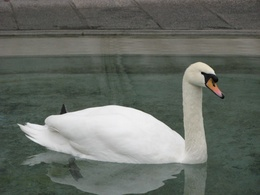
%> input picture Negative/1.jpg, 260 x 195 px, shrunk from 768 x 576 before the run
$ octave Median_Filter.m   (GNU Octave 9; MATLAB toolbox functions it lacks are replaced by stand-ins)
%> lines starting %> are read from the running program, lines starting %| are printed output that depends on the picture
### Noise.m
function k = Noise(k)

[m,n] = size(k);
percent = 0.2;
x = m*n*percent;
noise_P = randi(m*n, [x, 1]);

for i=1:length(noise_P)

    k(noise_P(i)) = randi([1 256]);
    k(noise_P(i)) = 255;
end

end

### Median_Filter.m
close all;
clear all;

image = imread('C:/Users/i-Tech/Desktop/IM/1.jpg');
%> image is the input picture: size 195x260x3 uint8; mean R, G, B 103, 108.4, 101.1
k = Noise(image);
%> after the loop in Noise, `for i=1:length(noise_P)`:
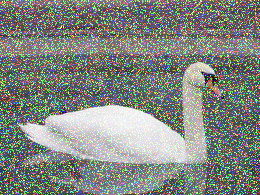
%> k: size 195x260x3 uint8; mean R, G, B 130.3, 135.1, 129
Noisy_img = Noise(image);
%> after the loop in Noise (call 2), `for i=1:length(noise_P)`:
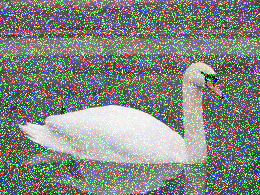
%> k: size 195x260x3 uint8; mean R, G, B 130.8, 134.7, 129.2
[M,N]=size(image);
%> M = 195; N = 780

for i=2:1:M-1;
    for j=2:1:N-1;
        array=[Noisy_img(i-1,j-1),Noisy_img(i-1,j),Noisy_img(i-1,j+1)
               Noisy_img(i,j-1),Noisy_img(i,j),Noisy_img(i,j+1)
               Noisy_img(i+1,j-1),Noisy_img(i+1,j),Noisy_img(i+1,j+1)];
        array = sort(array);
        Noisy_img(i,j)= array(5);

    end
end
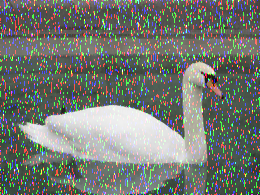
%> Noisy_img: size 195x260x3 uint8; mean R, G, B 115.8, 120.3, 113.6

figure
set(gcf,'Position',get(0,'Screensize'));
subplot(1,2,1);imshow(k ,[]);title('Noise')
subplot(1,2,2);imshow(Noisy_img,[]);title('Median Filter')
